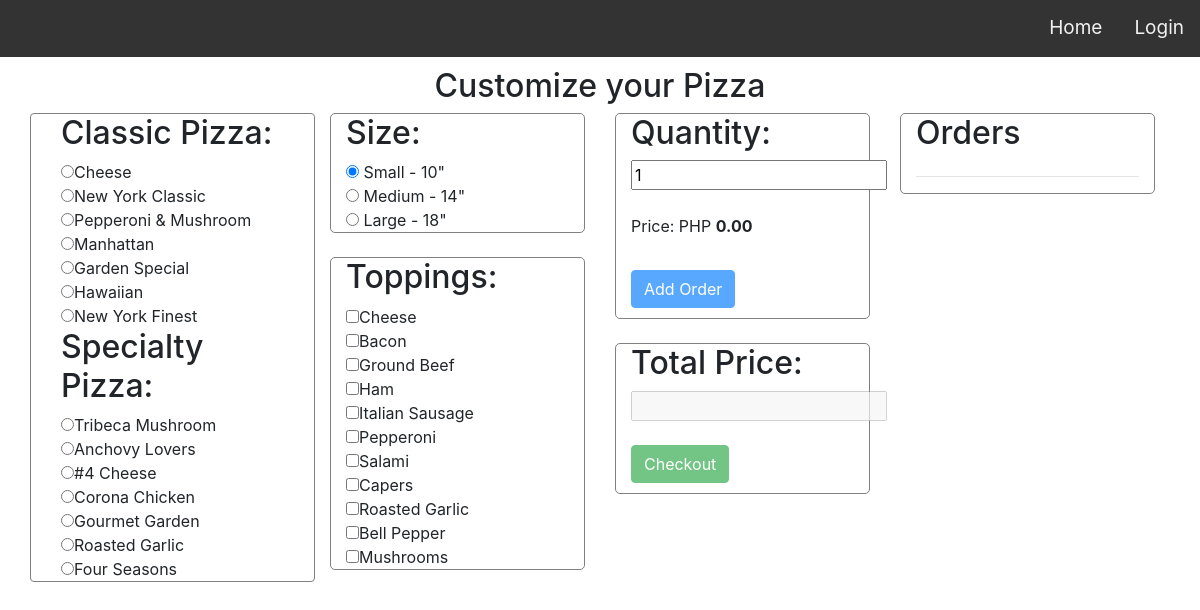
The app's page /order-page.php with its own data.
### tables this page shows
CREATE TABLE IF NOT EXISTS `tblitems` (
  `item_itemno` int(200) NOT NULL AUTO_INCREMENT,
  `item_name` longtext NOT NULL,
  `item_type` longtext NOT NULL,
  `item_small` int(200) NOT NULL,
  `item_medium` int(200) NOT NULL,
  `item_large` int(200) NOT NULL,
  PRIMARY KEY (`item_itemno`)
);

### order-page.php (the view, shortened to what this page needs)
<?php
	require "mysql_connection.php";
?>
<!DOCTYPE html>
<html>
<head>
	<link rel="stylesheet" type="text/css" href="css/bootstrap.css">
	<link rel="stylesheet" type="text/css" href="css/style.css">
</head>
<body>
	<div class="topnav1">
	    <a href="login.php">Login</a>
	    <a href="index.php">Home</a>
	</div>
	<div class="container" style="margin-top: 10px;">
		<h2 style="text-align: center;">Customize your Pizza</h2>
		<div class="row">
			<div class="col-md-3 card" style="border:1px solid gray;">
				<div class="container">
					<h2>Classic Pizza:</h2>
					<?php
						$sql = "SELECT * FROM `tblitems` WHERE `item_type` = 'Classic Pizza'";
						$result = mysqli_query($con,$sql);
						while($row = mysqli_fetch_array($result)){
							echo '<input type="radio" name="pizza" value="'.$row['item_name'].'">'.$row['item_name'].'<br>';
						}
					 ?>
				</div>
				<div class="container">
					<h2>Specialty Pizza:</h2>
					<?php
						$sql = "SELECT * FROM `tblitems` WHERE `item_type` = 'Specialty Pizza'";
						$result = mysqli_query($con,$sql);
						while($row = mysqli_fetch_array($result)){
							echo '<input type="radio" name="pizza" value="'.$row['item_name'].'">'.$row['item_name'].'<br>';
						}
					 ?>
				</div>
			</div>
			<div class="col-md-3">
				<div class="container" style="border:1px solid gray; border-radius:5px;">
					<h2>Size:</h2>
					<input type="radio" name="size" value="small" checked="" > Small - 10" <br>
					<input type="radio" name="size" value="medium" > Medium - 14"<br>
					<input type="radio" name="size" value="large" > Large - 18"<br>
				</div> <br>
				<div class="container" style="border:1px solid gray;  border-radius:5px;">
					<h2>Toppings:</h2>
					<?php
						$sql = "SELECT * FROM `tblitems` WHERE `item_type` = 'Toppings'";
						$result = mysqli_query($con,$sql);
						while($row = mysqli_fetch_array($result)){
							echo '<input type="checkbox" name="toppings" class="toppings" value="'.$row['item_name'].'">'.$row['item_name'].'<br>';
						}
					 ?>
				</div>
			</div>
			<div class="col-md-3">
				<div class="container" style="border:1px solid gray;  border-radius:5px;">
					<h2>Quantity:</h2>
					<input type="text" name="quantity" placeholder="No. of Pizza" value="1" id="quantity" ><br><br>
					<label>Price: PHP <b id="price">0.00</b> </label>
					<br><br>
					<button id="btnAddOrder" class="btn btn-primary" disabled="" style="margin-bottom: 10px;">Add Order</button>
				</div>	<br>
				<div class="container" style="border:1px solid gray; border-radius:5px;">
					<h2>Total Price:</h2>
					<input type="text" name="totalPrice" id="totalPrice" disabled=""><br><br>
					<button id="btnCheckout" class="btn btn-success" style="margin-bottom: 10px;" disabled>Checkout</button>
				</div>
			</div>
			<div class="col-md-3">
				<div class="container" style="border:1px solid gray;  border-radius:5px;" id="orderList">
					<h2>Orders</h2>
					<hr>
				</div>
			</div>
		</div>
	</div>
</body>
</html>

### css/style.css (style rules this page uses)
body { margin: 0; }
.topnav1 { overflow: hidden; background-color: #333; }
.topnav1 a { float: right; color: #f2f2f2; text-align: center; padding: 14px 16px; text-decoration: none; font-size: 19px; }

### records on screen
tblitems: item_name "Cheese"
tblitems: item_name "New York Classic"
tblitems: item_name "Pepperoni & Mushroom"
tblitems: item_name "Manhattan"
tblitems: item_name "Garden Special"
tblitems: item_name "Hawaiian"
tblitems: item_name "New York Finest"
tblitems: item_name "Tribeca Mushroom"
tblitems: item_name "Anchovy Lovers"
tblitems: item_name "#4 Cheese"
tblitems: item_name "Corona Chicken"
tblitems: item_name "Gourmet Garden"
tblitems: item_name "Roasted Garlic"
tblitems: item_name "Four Seasons"
tblitems: item_name "Cheese"
tblitems: item_name "Bacon"
tblitems: item_name "Ground Beef"
tblitems: item_name "Ham"
tblitems: item_name "Italian Sausage"
tblitems: item_name "Pepperoni"
tblitems: item_name "Salami"
tblitems: item_name "Capers"
tblitems: item_name "Roasted Garlic"
tblitems: item_name "Bell Pepper"
tblitems: item_name "Mushrooms"
